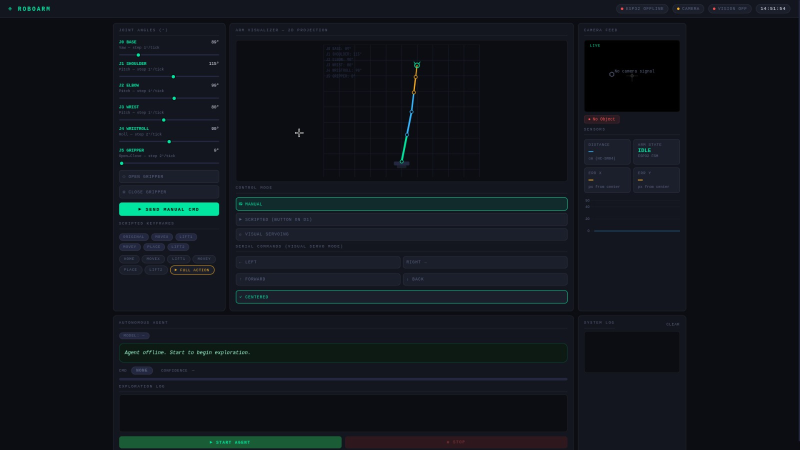
#> input picture images/Pasted image.png, 1600 x 900 px, given in place of the camera (shown at 1/2 size)
$ python visual_servoing.py
#> lines starting #> are read from the running program, lines starting #| are printed output that depends on the picture; after the words box and inside, x2 and y2 are one past the last pixel; in counts of white or black regions, pixels touching at a corner belong together
### vision_detection.py
"""
vision_detection.py
-------------------
Red object detection for the 6-DOF robotic arm (eraser, red block, etc.)
Used by visual_servoing.py on Raspberry Pi 5.

Standalone demo:
  python vision_detection.py
  python vision_detection.py --image test.jpg
  python vision_detection.py --tune    # interactive HSV tuner
"""

import cv2
import numpy as np
import argparse
import time
import re

# ── HSV thresholds — tuned for red eraser, indoor lighting ──────────────
# Red wraps around hue=0/180, so two ranges are needed
RED_LOWER1 = np.array([0,   120,  70])
RED_UPPER1 = np.array([10,  255, 255])
RED_LOWER2 = np.array([170, 120,  70])
RED_UPPER2 = np.array([180, 255, 255])

MIN_CONTOUR_AREA = 500      # px² — smaller blobs are ignored as noise
BLUR_KERNEL      = (11, 11)
MORPH_KERNEL     = np.ones((5, 5), np.uint8)

CAMERA_INDEX = 0
FRAME_W      = 640
FRAME_H      = 480


def build_red_mask(hsv: np.ndarray) -> np.ndarray:
    """Binary mask covering both red hue ranges, morphologically cleaned."""
    m1 = cv2.inRange(hsv, RED_LOWER1, RED_UPPER1)
    m2 = cv2.inRange(hsv, RED_LOWER2, RED_UPPER2)
    mask = cv2.bitwise_or(m1, m2)
    mask = cv2.morphologyEx(mask, cv2.MORPH_OPEN,   MORPH_KERNEL)
    mask = cv2.morphologyEx(mask, cv2.MORPH_DILATE,  MORPH_KERNEL)
    return mask


def detect_red_object(frame: np.ndarray) -> dict:
    """
    Detect the largest red object in a BGR frame.

    Returns:
        found    : bool
        centroid : (cx, cy) or None
        bbox     : (x, y, w, h) or None
        area     : float (px²)
        mask     : binary mask
        annotated: frame with drawings overlaid
    """
    result = dict(found=False, centroid=None, bbox=None,
                  area=0.0, mask=None, annotated=frame.copy())

    blurred = cv2.GaussianBlur(frame, BLUR_KERNEL, 0)
    hsv     = cv2.cvtColor(blurred, cv2.COLOR_BGR2HSV)
    mask    = build_red_mask(hsv)
    result["mask"] = mask

    contours, _ = cv2.findContours(mask, cv2.RETR_EXTERNAL, cv2.CHAIN_APPROX_SIMPLE)
    if not contours:
        return result

    largest = max(contours, key=cv2.contourArea)
    area    = cv2.contourArea(largest)
    if area < MIN_CONTOUR_AREA:
        return result

    M = cv2.moments(largest)
    if M["m00"] == 0:
        return result

    cx = int(M["m10"] / M["m00"])
    cy = int(M["m01"] / M["m00"])
    x, y, w, h = cv2.boundingRect(largest)

    result.update(found=True, centroid=(cx, cy), bbox=(x, y, w, h), area=area)

    # ── Annotate ────────────────────────────────────────────────────────
    ann     = frame.copy()
    fh, fw  = frame.shape[:2]
    fcx, fcy = fw // 2, fh // 2

    # Bounding box
    cv2.rectangle(ann, (x, y), (x + w, y + h), (0, 255, 80), 2)
    # Contour
    cv2.drawContours(ann, [largest], -1, (0, 200, 255), 1)
    # Centroid
    cv2.circle(ann, (cx, cy), 7, (0, 255, 80), -1)
    cv2.circle(ann, (cx, cy), 9, (255, 255, 255), 1)
    # Line from frame center to object
    cv2.line(ann, (fcx, fcy), (cx, cy), (255, 140, 0), 1)
    # Labels
    err_x = cx - fcx
    err_y = cy - fcy
    cv2.putText(ann, f"({cx},{cy})",
                (x, y - 26), cv2.FONT_HERSHEY_SIMPLEX, 0.5, (0, 255, 80), 1)
    cv2.putText(ann, f"area={int(area)}px2",
                (x, y - 10), cv2.FONT_HERSHEY_SIMPLEX, 0.42, (0, 200, 80), 1)
    cv2.putText(ann, f"ErrX:{err_x:+d} ErrY:{err_y:+d}",
                (8, fh - 12), cv2.FONT_HERSHEY_SIMPLEX, 0.55, (100, 255, 100), 2)

    result["annotated"] = ann
    return result

# [559 lines left out: functions detect_green_object, detect_yellow_object, detect_white_object, not called in this run]


SUPPORTED_COLORS = ["red", "green", "yellow", "blue", "white"]


# [218 lines left out: functions detect_blue_object, detect_color_object, extract_color_from_string, compute_pixel_error, run_tuner, run_live, not called in this run]


# [21 lines that do not run on import are left out]

### visual_servoing.py
"""
visual_servoing.py
------------------
Raspberry Pi 5 — Visual Servoing Controller
Reads camera, detects red object, sends serial commands to XIAO ESP32-C3.

Matches the state machine in visual_servo/main.cpp exactly:
  ALIGN    → send LEFT / RIGHT / FORWARD / BACK
  CENTERED → send CENTERED (ESP32 takes over approach + grab)

Serial: /dev/ttyACM0, 115200 baud, newline-terminated ASCII

Usage:
  python visual_servoing.py
  python visual_servoing.py --port /dev/ttyUSB0 --camera 1
"""

import os
import cv2
import serial
import threading
import time
import argparse
from vision_detection import detect_red_object, compute_pixel_error

# ── Config ────────────────────────────────────────────────
SERIAL_PORT   = "/dev/ttyACM0"
BAUD_RATE     = 115200
CAMERA_INDEX  = 0
FRAME_W       = 640
FRAME_H       = 480

# Dead-zone: within this many pixels from center → object is "centered"
DEAD_ZONE_X   = 30   # px
DEAD_ZONE_Y   = 30   # px

# How long to wait between sending commands (throttle)
CMD_INTERVAL  = 0.08  # seconds (~12 Hz max)

# After sending CENTERED, wait this long before re-evaluating
# (ESP32 handles approach/grab autonomously during this window)
CENTERED_HOLD = 0.5   # seconds

# ── Globals ───────────────────────────────────────────────
serial_lock   = threading.Lock()
esp_log_lines = []   # lines received from ESP32
running       = True


def serial_reader(ser):
    """Background thread: reads ESP32 debug prints (Distance:, State:, etc.)"""
    global esp_log_lines
    while running:
        try:
            if ser.in_waiting:
                line = ser.readline().decode("utf-8", errors="ignore").strip()
                if line:
                    esp_log_lines.append(line)
                    if len(esp_log_lines) > 50:
                        esp_log_lines.pop(0)
                    print(f"[ESP32] {line}")
        except Exception:
            pass
        time.sleep(0.005)


# [83 lines left out: functions send_cmd, decide_command, draw_hud, not called in this run]


def _has_display() -> bool:
    return bool(os.environ.get("DISPLAY") or os.environ.get("WAYLAND_DISPLAY"))


def run(port: str, camera_idx: int):
#> called with port = '/dev/ttyACM0', camera_idx = 0
    global running
    show_window = _has_display()

    # ── Open serial ─────────────────────────────────────
    try:
        ser = serial.Serial(port, BAUD_RATE, timeout=0.1)
        time.sleep(2)   # Let ESP32 boot / reset settle
        print(f"[SERIAL] Connected to {port} @ {BAUD_RATE}")
    except serial.SerialException as e:
        print(f"[ERROR] Cannot open serial port {port}: {e}")
        print("  Check: ls /dev/tty* | grep -E 'ACM|USB'")
        return

    # Background serial reader thread
    t = threading.Thread(target=serial_reader, args=(ser,), daemon=True)
    t.start()

    # ── Open camera ──────────────────────────────────────
    cap = cv2.VideoCapture(camera_idx)
    cap.set(cv2.CAP_PROP_FRAME_WIDTH,  FRAME_W)
    cap.set(cv2.CAP_PROP_FRAME_HEIGHT, FRAME_H)
    cap.set(cv2.CAP_PROP_FPS, 30)
    if not cap.isOpened():
        print(f"[ERROR] Cannot open camera {camera_idx}")
        ser.close()
        return

    print("[INFO] Visual servoing running. Press 'q' to quit (window mode) or Ctrl+C (headless).")
    print(f"[INFO] Dead zone: ±{DEAD_ZONE_X}px X, ±{DEAD_ZONE_Y}px Y")
    if not show_window:
        print("[INFO] No display detected — running headless (no preview window).")

    last_cmd_time  = 0
    last_cmd       = None
    pi_state       = "ALIGN"     # mirrors ESP32 state machine
    prev_time      = time.time()

    try:
        while True:
            ret, frame = cap.read()
#> frame is the input picture: shape (900, 1600, 3); mean B, G, R 27.2, 21.1, 16.9
            if not ret:
                continue

            # FPS
            now = time.time()
            fps = 1.0 / max(now - prev_time, 1e-6)
            prev_time = now

            result = detect_red_object(frame)
#> in detect_red_object, `result = dict(found=False, centroid=None, bbox=None, area=0.0, mask=No..`: result = 6 items
#> in detect_red_object, `hsv     = cv2.cvtColor(blurred, cv2.COLOR_BGR2HSV)`: hsv: shape (900, 1600, 3); mean H, S, V 110.6, 94, 28.1
#> in build_red_mask, `m1 = cv2.inRange(hsv, RED_LOWER1, RED_UPPER1)`: m1: shape (900, 1600); every value is 0
#> in build_red_mask, `m2 = cv2.inRange(hsv, RED_LOWER2, RED_UPPER2)`:
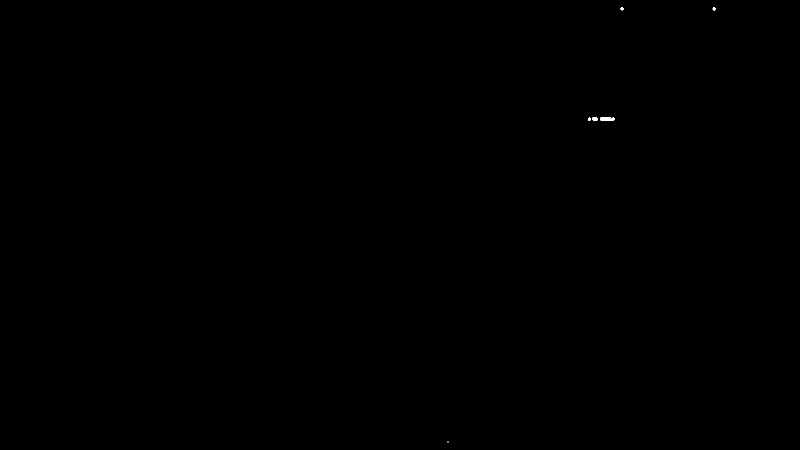
#> m2: shape (900, 1600) (shown at 1/2 size); 0.02% white; 6 white regions (1 under 20 px), largest, box (x1, y1, x2, y2) and area: (1200, 234, 1229, 242) 191, (1185, 234, 1195, 242) 67, (1241, 14, 1247, 21) 31, (1425, 14, 1431, 21) 30, (1176, 235, 1182, 241) 30
#> in build_red_mask, `mask = cv2.morphologyEx(mask, cv2.MORPH_OPEN,   MORPH_KERNEL)`: mask: shape (900, 1600); 0.02% white; 3 white regions, box (x1, y1, x2, y2) and area: (1201, 234, 1228, 242) 180, (1185, 235, 1195, 242) 64, (1176, 236, 1181, 241) 25
#> in build_red_mask, `mask = cv2.morphologyEx(mask, cv2.MORPH_DILATE,  MORPH_KERNEL)`: mask: shape (900, 1600); 0.04% white; 2 white regions
#> in detect_red_object, `contours, _ = cv2.findContours(mask, cv2.RETR_EXTERNAL, cv2.CHAIN_APPR..`: contours = 2 contours; box (x1, y1, x2, y2) and area: (1199, 232, 1230, 244) 296, (1174, 233, 1197, 244) 198
#> in detect_red_object, `largest = max(contours, key=cv2.contourArea)`: largest = contour of 13 points, box (x1, y1, x2, y2) (1199, 232, 1230, 244), area 296
#> in detect_red_object, `area    = cv2.contourArea(largest)`: area = 296.5
#> result = 6 items
            err_x, err_y = 0, 0

            if result["found"]:
                err_x, err_y = compute_pixel_error(result["centroid"], frame.shape)

            # Determine command to send
            cmd = None
            if result["found"] and (now - last_cmd_time) >= CMD_INTERVAL:
                if pi_state == "ALIGN":
                    cmd = decide_command(err_x, err_y)

                    if cmd == "CENTERED":
                        pi_state = "CENTERED_SENT"
                        send_cmd(ser, "CENTERED")
                        print("[PI] Object centered — sending CENTERED")
                        last_cmd_time = now
                        last_cmd = "CENTERED"
                        time.sleep(CENTERED_HOLD)
                        # After this, ESP32 runs APPROACH → GRAB → DONE autonomously
                        # Pi monitors serial output; reset when done
                        pi_state = "WAITING_DONE"

                    elif cmd and cmd != last_cmd:
                        send_cmd(ser, cmd)
                        print(f"[PI→ESP32] {cmd}  (err_x={err_x:+d}, err_y={err_y:+d})")
                        last_cmd_time = now
                        last_cmd = cmd

                elif pi_state == "WAITING_DONE":
                    # Check if ESP32 printed "DONE" or distance ≤ 6 → grab complete
                    for line in esp_log_lines[-10:]:
                        if "DONE" in line or "GRAB" in line:
                            print("[PI] Grab complete — resetting to ALIGN")
                            pi_state = "ALIGN"
                            last_cmd = None
                            break
                    # Timeout fallback: if object disappears, reset
                    if not result["found"]:
                        pi_state = "ALIGN"
                        last_cmd = None

            elif not result["found"]:
                # Object lost — reset Pi state, ESP32 resets on non-CENTERED cmd
                if pi_state != "ALIGN":
                    pi_state = "ALIGN"
                    last_cmd = None

            if show_window:
                display = draw_hud(result["annotated"].copy(),
                                   result, cmd or last_cmd,
                                   err_x, err_y, pi_state, fps)
                cv2.imshow("Visual Servoing", display)
                key = cv2.waitKey(1) & 0xFF
                if key == ord('q'):
                    break
                elif key == ord('r'):
                    pi_state = "ALIGN"
                    last_cmd = None
                    print("[PI] Manual reset → ALIGN")

    except KeyboardInterrupt:
        print("\n[INFO] Stopped.")
    finally:
        running = False
        cap.release()
        cv2.destroyAllWindows()
        ser.close()
        print("[INFO] Serial closed.")


if __name__ == "__main__":
    parser = argparse.ArgumentParser(description="Visual Servoing — Pi side")
    parser.add_argument("--port",   default=SERIAL_PORT,  help="Serial port")
    parser.add_argument("--camera", default=CAMERA_INDEX, type=int, help="Camera index")
    args = parser.parse_args()
    run(args.port, args.camera)
